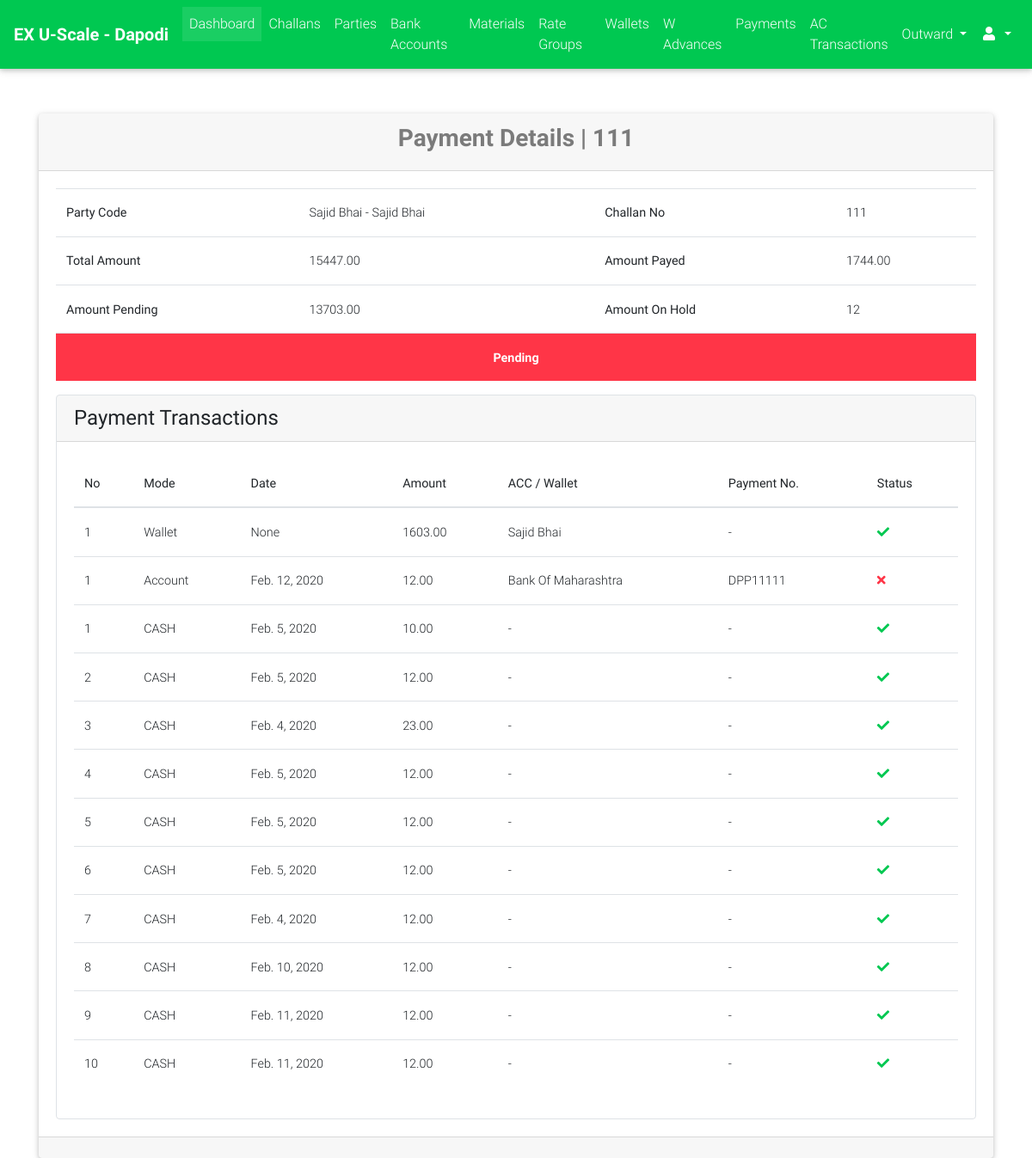
The page /cms_admin/payments/detail/646 (signed in) on the database its author committed.
### payments/models.py (models this page shows, shortened)
class Payment(models.Model):
    PAYMENT_MODE_CHOICES = (("DP", "Direct Payment"), ("AL", "Account Less"))
    PAYMENT_STATUS_CHOICES = (("PN", "Pending"), ("DN", "Done"))
    challan = models.OneToOneField("challans.Challan", on_delete=models.CASCADE)
    payment_mode = models.CharField(max_length=2, choices=PAYMENT_MODE_CHOICES, blank=True, null=True)
    status = models.CharField(max_length=2, choices=PAYMENT_STATUS_CHOICES, default="PN")
    payed_amount = models.DecimalField(max_digits=9, decimal_places=2, default=0.00)
    amount = models.DecimalField(max_digits=9, decimal_places=2, null=True, blank=True)
    image = models.ImageField(upload_to="payments/", blank=True, null=True)
    extra_info = models.TextField(blank=True)
    @property
    def calculate_payed_amount_pending(self):
        return sum([self.get_ac_tr_amount_pending, ])
    @property
    def get_remaining_amount(self):
        return self.amount - self.payed_amount
    @property
    def get_ac_tr_amount_pending(self):
        return self.accounttransaction_set.filter(status="PN").aggregate(total=Sum("amount"))["total"] or Decimal(0.00)

class WalletTransaction(models.Model):
    payment = models.ForeignKey("Payment", on_delete=models.CASCADE)
    wallet = models.ForeignKey("parties.Wallet", on_delete=models.CASCADE)
    amount = models.DecimalField(max_digits=9, decimal_places=2, default=Decimal(0.00))
    payed_on = models.DateField(blank=True, null=True)
    deducted_amount = models.DecimalField(max_digits=9, decimal_places=2, default=Decimal(0.00))
    previous_balance = models.DecimalField(max_digits=8, decimal_places=2, blank=True, null=True)
    remaining_balance = models.DecimalField(max_digits=8, decimal_places=2, blank=True, null=True)

class AccountTransaction(models.Model):
    STATUS_CHOICES = (("PN", "Pending"), ("DN", "Done"))
    payment_code = models.CharField(max_length=32, blank=True, null=True)
    payment = models.ForeignKey("Payment", on_delete=models.CASCADE)
    actr_no = models.CharField(verbose_name="Payment No", max_length=7, default=settings.ACTR_NO_PREFIX)
    serial_no = models.CharField(verbose_name="PY Serial No", max_length=7, blank=tuple, null=True)
    bank_account = models.ForeignKey("bank_accounts.BankAccount", on_delete=models.CASCADE, blank=True, null=True)
    payment_party = models.ForeignKey("payment_parties.PaymentParty", on_delete=models.SET_NULL, blank=True, null=True)
    amount = models.DecimalField(max_digits=9, decimal_places=2)
    created_on = models.DateField()
    payed_on = models.DateField(blank=True, null=True)
    extra_info = models.TextField(blank=True)
    photo = models.ImageField(upload_to="payments/account_transactions/photos/", blank=True, null=True)
    status = models.CharField(max_length=2, choices=STATUS_CHOICES, default="PN")

class CashTransaction(models.Model):
    STATUS_CHOICES = (("PN", "Pending"), ("DN", "Done"))
    payment = models.ForeignKey("Payment", on_delete=models.CASCADE)
    cash_code = models.CharField(max_length=12, default=settings.CASH_CODE_PREFIX)
    amount = models.DecimalField(max_digits=9, decimal_places=2)
    payed_on = models.DateField(blank=True, null=True)
    extra_info = models.TextField(blank=True)
    photo = models.ImageField(upload_to="payments/account_transactions/photos/", blank=True, null=True)
    status = models.CharField(max_length=2, choices=STATUS_CHOICES, default="DN")

### challans/models.py (models this page shows, shortened)
class Challan(models.Model):
    STATUS_CHOICES = (("PN", "Pending"), ("DN", "Done"))
    created_by = models.ForeignKey(User, on_delete=models.PROTECT)
    party = models.ForeignKey("parties.Party", on_delete=models.CASCADE)
    challan_no = models.PositiveIntegerField(unique=True
                                             )
    vehicle_details = models.CharField(max_length=128, blank=True, null=True)
    weights_amount = models.DecimalField(max_digits=9, decimal_places=2, default=decimal.Decimal(0.00))
    extra_charges = models.DecimalField(verbose_name="Kata Charges", max_digits=9, decimal_places=2,
                                        default=decimal.Decimal(0.00), validators=[MinValueValidator(limit_value=0), MaxValueValidator(limit_value=100)])
    round_amount = models.DecimalField(max_digits=4, decimal_places=2, default=decimal.Decimal(0.00), validators=[MinValueValidator(limit_value=-10), MaxValueValidator(limit_value=10)])
    total_amount = models.DecimalField(max_digits=9, decimal_places=2, default=decimal.Decimal(0.00), validators=[MinValueValidator(limit_value=0)])
    image = models.ImageField(upload_to="payments/", blank=True, null=True)
    extra_info = models.TextField(blank=True)
    created_on = models.DateField(verbose_name="Challan Date")
    updated_on = models.DateTimeField(auto_now=True)
    is_entries_done = models.BooleanField(default=False)
    is_reports_done = models.BooleanField(default=False)
    is_rates_assigned = models.BooleanField(default=False)
    is_payed = models.BooleanField(default=False)
    status = models.CharField(max_length=2, choices=STATUS_CHOICES, default="PN")
    @property
    def get_absolute_url(self):
        return reverse_lazy("challans:detail", kwargs={"challan_no": self.challan_no})

### parties/models.py (models this page shows, shortened)
class Party(models.Model):
    RATE_TYPE_CHOICES = (("GR", "Group Rate"), ("IR", "Individual Rate"))
    rate_type = models.CharField(max_length=2, choices=RATE_TYPE_CHOICES)
    rate_group = models.ForeignKey("rates.RateGroup", on_delete=models.PROTECT, blank=True, null=True)
    name = models.CharField(max_length=128)
    party_code = models.CharField(max_length=32, blank=True)
    address = models.TextField(blank=True)
    phone = models.CharField(max_length=13)
    whatsapp = models.CharField(max_length=13, blank=True)
    email = models.EmailField(blank=True, null=True)
    extra_info = models.TextField(blank=True)
    is_wallet_party = models.BooleanField(default=False)
    is_active = models.BooleanField(default=True)
    class Meta:
        verbose_name = "Party"
        verbose_name_plural = "Parties"
    @property
    def get_display_text(self):
        return self.name

class Wallet(models.Model):
    DEDUCT_TYPE_CHOICES = (("FD", "Full Deduct"), ("PD", "Part Deduct"), ("FXD", "Fix Deduct"))
    party = models.ForeignKey(Party, on_delete=models.CASCADE)
    balance = models.DecimalField(max_digits=9, decimal_places=2, default=Decimal(0.00))
    upper_limit = models.DecimalField(max_digits=9, decimal_places=2, default=Decimal(20000.00))
    deduct_type = models.CharField(max_length=3, choices=DEDUCT_TYPE_CHOICES)
    fixed_amount = models.DecimalField(max_digits=7, decimal_places=2, blank=True, null=True)
    is_active = models.BooleanField(default=True)

### bank_accounts/models.py (models this page shows, shortened)
class BankAccount(models.Model):
    party = models.ForeignKey("parties.Party", on_delete=models.CASCADE)
    account_code = models.CharField(max_length=7, unique=True)
    amount_limit = models.DecimalField(max_digits=9, decimal_places=2, default=Decimal(1000000), editable=False)
    account_holder = models.CharField(max_length=128)
    acc_no = models.CharField(max_length=32)
    ifsc_code = models.CharField(max_length=11, validators=[MinLengthValidator(limit_value=11)])
    bank_name = models.CharField(max_length=64)
    branch_name = models.CharField(max_length=64, blank=True)
    is_active = models.BooleanField(default=True)

### cms_admin/views.py (the view)
# urls.py: url(r'^payments/detail/(?P<id>[0-9]+)$', views.PaymentDetailView.as_view(), name="payments_detail"),
class PaymentDetailView(ExecutiveRequiredMixin, DetailView):
    template_name = "cms_admin/payments/detail.html"
    model = Payment
    context_object_name = "payment"
    slug_field = "id"
    slug_url_kwarg = "id"

### cms_admin/views.py (called while the page is built)
    def test_func(self):
        return self.request.user.is_superuser or self.request.user.is_staff

### portal/templatetags/constant_tags.py (called while the page is built)
@register.simple_tag
def get_branch_name():
    return settings.BRANCH_NAME

### cms_admin/templates/cms_admin/payments/detail.html (shortened to what this page needs)
{% extends "cms_admin/base.html" %}
{% load crispy_forms_tags %}
{% block content %}
    <br><br>
    <div class="container">
        <div class="card">
            <div class="card-header">
                <h3 class="text-black-50 font-weight-bold text-center">Payment Details | {{ payment.challan.challan_no }}</h3>
            </div>
            <div class="card-body">
                <table class="table">
                    <tbody>
                        <tr>
                            <th>Party Code</th>
                            <td>{{ payment.challan.party.name }} - {{ payment.challan.party.get_display_text }}</td>
                            <th>Challan No</th>
                            <td>
                                <a href="{{ payment.challan.get_absolute_url }}">{{ payment.challan.challan_no }}</a>
                            </td>
                        </tr>
                        <tr>
                            <th>Total Amount</th>
                            <td>{{ payment.amount }}</td>
                            <th>Amount Payed</th>
                            <td>{{ payment.payed_amount }}</td>
                        </tr>
                        <tr>
                            <th>Amount Pending</th>
                            <td>{{ payment.get_remaining_amount }}</td>
                            <th>Amount On Hold</th>
                            <td>{{ payment.calculate_payed_amount_pending }}</td>
                        </tr>
                        <tr>
                            {% if payment.status == "DN" %}
                                <td class="bg-success text-center font-weight-bold text-white" colspan="4">Done</td>
                            {% else %}
                                <td class="bg-danger text-center font-weight-bold text-white" colspan="4">Pending</td>
                            {% endif %}
                        </tr>
                    </tbody>
                </table>
                <div class="card border" style="box-shadow: none">
                    <div class="card-header">
                        <h4 class="m-auto">Payment Transactions</h4>
                    </div>
                    <div class="card-body">
                        <table class="table">
                            <thead>
                                <th>No</th>
                                <th>Mode</th>
                                <th>Date</th>
                                <th>Amount</th>
                                <th>ACC / Wallet</th>
                                <th>Payment No.</th>
                                <th>Status</th>
                            </thead>
                            {% for w_transaction in payment.wallettransaction_set.all  %}
                                <tr>
                                    <td>{{ forloop.counter }}</td>
                                    <td>Wallet</td>
                                    <td>{{ w_transaction.payed_on }}</td>
                                    <td>{{ w_transaction.amount }}</td>
                                    <td>{{ w_transaction.wallet.party.get_display_text }}</td>
                                    <td>-</td>
                                    <td><i class="fa fa-check text-success"></i></td>
                                </tr>
                            {% endfor %}
                            {% for ac_transaction in payment.accounttransaction_set.all  %}
                                <tr>
                                    <td>{{ forloop.counter }}</td>
                                    <td>Account</td>
                                    <td>{{ ac_transaction.created_on }}</td>
                                    <td>{{ ac_transaction.amount }}</td>
                                    <td>{{ ac_transaction.bank_account.bank_name }}</td>
                                    <td>{{ ac_transaction.actr_no }}</td>
                                    <td>
                                        {% if ac_transaction.status == "DN" %}
                                            <i class="fa fa-check text-success"></i>
                                        {% else %}
                                            <i class="fa fa-times text-danger"></i>
                                        {% endif %}
                                    </td>
                                </tr>
                            {% endfor %}
                            {% for cs_transaction in payment.cashtransaction_set.all  %}
                                <tr>
                                    <td>{{ forloop.counter }}</td>
                                    <td>CASH</td>
                                    <td>{{ cs_transaction.payed_on }}</td>
                                    <td>{{ cs_transaction.amount }}</td>
                                    <td>-</td>
                                    <td>-</td>
                                    <td>
                                        {% if cs_transaction.status == "DN" %}
                                            <i class="fa fa-check text-success"></i>
                                        {% else %}
                                            <i class="fa fa-times text-danger"></i>
                                        {% endif %}
                                    </td>
                                </tr>
                            {% endfor %}
                        </table>
                    </div>
                </div>
            </div>
            <div class="card-footer">
            </div>
        </div>
    </div>
{% endblock %}

### rows shown on the page
Payment: challan.challan_no "111", challan.party.name "Sajid Bhai", challan.party.get_display_text "Sajid Bhai", amount "15447.00", payed_amount "1744.00", get_remaining_amount "13703.00", calculate_payed_amount_pending "12"
WalletTransaction: payed_on "None", amount "1603.00", wallet.party.get_display_text "Sajid Bhai"
AccountTransaction: created_on "Feb. 12, 2020", amount "12.00", bank_account.bank_name "Bank Of Maharashtra", actr_no "DPP11111"
CashTransaction: payed_on "Feb. 5, 2020", amount "10.00", status "DN" (drawn)
CashTransaction: payed_on "Feb. 5, 2020", amount "12.00", status "DN" (drawn)
CashTransaction: payed_on "Feb. 4, 2020", amount "23.00", status "DN" (drawn)
CashTransaction: payed_on "Feb. 5, 2020", amount "12.00", status "DN" (drawn)
CashTransaction: payed_on "Feb. 5, 2020", amount "12.00", status "DN" (drawn)
CashTransaction: payed_on "Feb. 5, 2020", amount "12.00", status "DN" (drawn)
CashTransaction: payed_on "Feb. 4, 2020", amount "12.00", status "DN" (drawn)
CashTransaction: payed_on "Feb. 10, 2020", amount "12.00", status "DN" (drawn)
CashTransaction: payed_on "Feb. 11, 2020", amount "12.00", status "DN" (drawn)
CashTransaction: payed_on "Feb. 11, 2020", amount "12.00", status "DN" (drawn)
